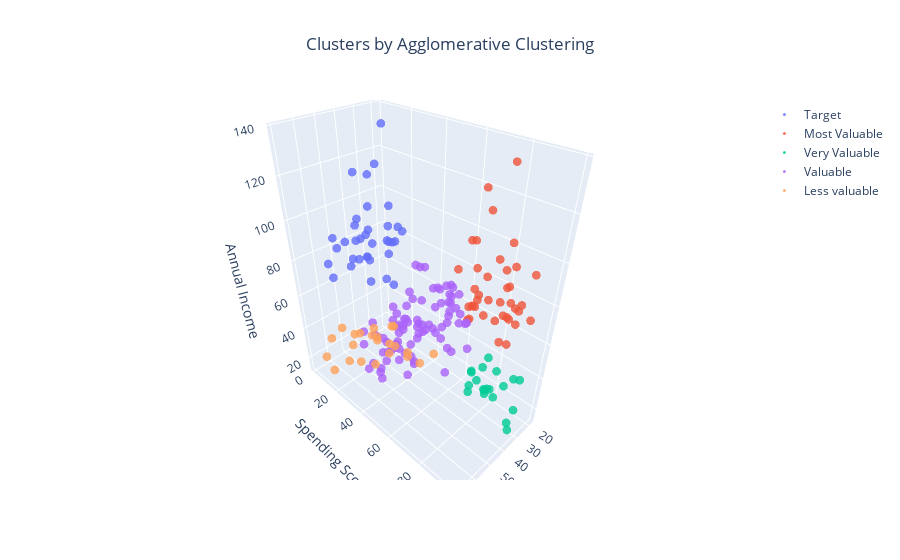

Notebook source saved alongside this figure:
### Code cell
def tracer_Agglomérative(db, n, name):
    '''
    This function returns trace object for Plotly
    '''
    return go.Scatter3d(
        x = db[db['Label_agglomerative']==n]['Age'],
        y = db[db['Label_agglomerative']==n]['Spending Score (1-100)'],
        z = db[db['Label_agglomerative']==n]['Annual Income (k$)'],
        mode = 'markers',
        name = name,
        marker = dict(
            size = 3
        ),
        opacity=0.8
     )

trace0 = tracer_Agglomérative(df, 0, 'Target')
trace1 = tracer_Agglomérative(df, 1, 'Valuable')
trace2 = tracer_Agglomérative(df, 2, 'Most Valuable')
trace3 = tracer_Agglomérative(df, 3, 'Very Valuable')
trace4 = tracer_Agglomérative(df, 4, 'Less valuable')
trace5 = tracer_Agglomérative(df, 5, 'Cluster 5')


data_Agglomérative = [trace0, trace2, trace3, trace1, trace4]


layout = go.Layout(
    title = 'Clusters by Agglomerative Clustering',
    scene = dict(
            xaxis = dict(title = 'Age'),
            yaxis = dict(title = 'Spending Score'),
            zaxis = dict(title = 'Annual Income')
        )
)

fig_Agglomérative = go.Figure(data=data_Agglomérative, layout=layout)
fig_Agglomérative.update_layout(title_text='Clusters by Agglomerative Clustering', title_x=0.5)

py.offline.iplot(fig_Agglomérative)

### Figure 1 — Plotly figure (JSON) as saved in the notebook; plotly's stock layout.template omitted (floating-point values rounded to 4 significant figures)
{"data": [{"marker": {"size": 3}, "mode": "markers", "name": "Target", "opacity": 0.8, "type": "scatter3d", "x": [43, 59, 47, 20, 44, 19, 57, 25, 48, 34, 43, 44, 47, 37, 34, 56, 19, 50, 42, 36, 40, 36, 52, 58, 59, 37, 46, 41, 54, 41, 34, 33, 47, 45, 32], "y": [35, 11, 9, 5, 7, 10, 5, 12, 36, 22, 17, 20, 16, 1, 1, 35, 5, 26, 20, 27, 13, 10, 13, 15, 14, 32, 15, 39, 24, 17, 23, 8, 16, 28, 18], "z": [71, 71, 71, 73, 73, 74, 75, 77, 77, 78, 78, 78, 78, 78, 78, 79, 81, 85, 86, 87, 87, 87, 88, 88, 93, 97, 98, 99, 101, 103, 103, 113, 120, 126, 137]}, {"marker": {"size": 3}, "mode": "markers", "name": "Most Valuable", "opacity": 0.8, "type": "scatter3d", "x": [39, 31, 40, 38, 39, 31, 29, 32, 35, 32, 32, 28, 32, 34, 39, 38, 27, 30, 30, 29, 31, 36, 33, 32, 28, 36, 30, 27, 35, 32, 29, 30, 28, 36, 32, 38, 35, 32, 30], "y": [91, 77, 95, 75, 75, 71, 88, 73, 72, 93, 87, 97, 74, 90, 88, 76, 89, 78, 73, 83, 93, 75, 95, 63, 75, 92, 86, 69, 90, 86, 88, 97, 68, 85, 69, 91, 79, 74, 83], "z": [69, 70, 71, 71, 71, 72, 73, 73, 74, 75, 76, 77, 77, 78, 78, 78, 78, 78, 78, 79, 81, 85, 86, 87, 87, 87, 88, 88, 93, 97, 98, 99, 101, 103, 103, 113, 120, 126, 137]}, {"marker": {"size": 3}, "mode": "markers", "name": "Very Valuable", "opacity": 0.8, "type": "scatter3d", "x": [21, 23, 22, 23, 30, 35, 24, 22, 20, 35, 25, 31, 29, 23, 21, 18, 21, 30, 20, 24], "y": [81, 77, 76, 94, 72, 99, 77, 79, 66, 98, 73, 73, 82, 87, 73, 92, 81, 73, 75, 92], "z": [15, 16, 17, 18, 19, 19, 20, 20, 21, 23, 24, 25, 28, 29, 30, 33, 33, 34, 37, 38]}, {"marker": {"size": 3}, "mode": "markers", "name": "Valuable", "opacity": 0.8, "type": "scatter3d", "x": [35, 31, 24, 50, 27, 29, 31, 49, 33, 31, 59, 50, 47, 51, 69, 27, 53, 70, 19, 67, 54, 63, 18, 43, 68, 19, 32, 70, 47, 60, 60, 59, 26, 45, 40, 23, 49, 57, 38, 67, 46, 21, 48, 55, 22, 34, 50, 68, 18, 48, 40, 32, 24, 47, 27, 48, 20, 23, 49, 67, 26, 49, 21, 66, 54, 68, 66, 65, 19, 38, 19, 18, 19, 63, 49, 51, 50, 27, 38, 40, 23, 25, 28], "y": [61, 61, 65, 55, 47, 42, 42, 52, 60, 54, 60, 45, 41, 50, 46, 51, 46, 56, 55, 52, 59, 51, 59, 50, 48, 59, 47, 55, 42, 49, 56, 47, 54, 53, 48, 52, 42, 51, 55, 41, 44, 57, 46, 58, 55, 60, 46, 55, 41, 49, 40, 42, 52, 47, 50, 42, 49, 41, 48, 59, 55, 56, 42, 50, 46, 43, 48, 52, 54, 42, 46, 48, 50, 43, 59, 43, 57, 56, 40, 58, 29, 34, 40], "z": [28, 39, 39, 40, 40, 40, 40, 42, 42, 43, 43, 43, 43, 44, 44, 46, 46, 46, 46, 47, 47, 48, 48, 48, 48, 48, 48, 49, 49, 50, 50, 54, 54, 54, 54, 54, 54, 54, 54, 54, 54, 54, 54, 57, 57, 58, 58, 59, 59, 60, 60, 60, 60, 60, 60, 61, 61, 62, 62, 62, 62, 62, 62, 63, 63, 63, 63, 63, 63, 64, 64, 65, 65, 65, 65, 67, 67, 67, 67, 69, 70, 72, 76]}, {"marker": {"size": 3}, "mode": "markers", "name": "Less valuable", "opacity": 0.8, "type": "scatter3d", "x": [19, 20, 31, 35, 64, 67, 58, 37, 35, 52, 35, 46, 54, 45, 40, 60, 53, 49, 42, 36, 65, 48, 49], "y": [39, 6, 40, 6, 3, 14, 15, 13, 35, 29, 35, 5, 14, 32, 31, 4, 4, 14, 17, 26, 35, 36, 28], "z": [15, 16, 17, 18, 19, 19, 20, 20, 21, 23, 24, 25, 28, 28, 29, 30, 33, 33, 34, 37, 38, 39, 39]}], "layout": {"scene": {"xaxis": {"title": {"text": "Age"}}, "yaxis": {"title": {"text": "Spending Score"}}, "zaxis": {"title": {"text": "Annual Income"}}}, "title": {"text": "Clusters by Agglomerative Clustering", "x": 0.5}}}
